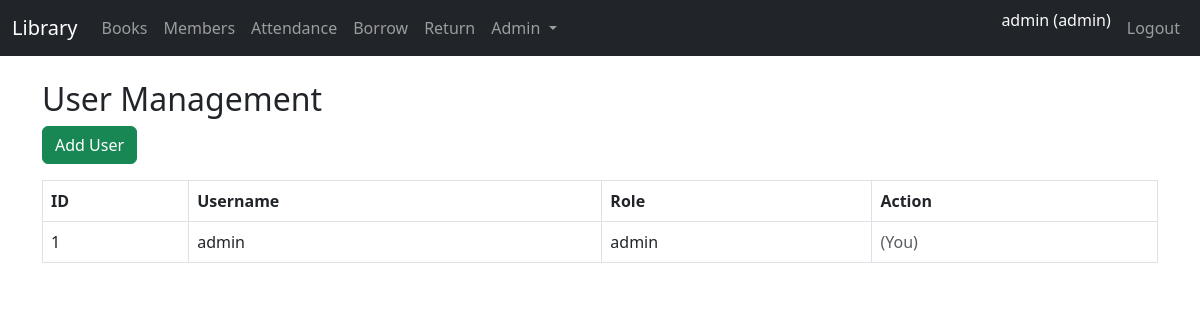
Screenshot of /users (signed in) with the database file from the repository.
### project_test5/users.py (models this page shows, shortened)
class User(db.Model):
    id = db.Column(db.Integer, primary_key=True)
    username = db.Column(db.String(80), unique=True, nullable=False)
    password_hash = db.Column(db.String(128), nullable=False)
    role = db.Column(db.String(20), nullable=False, default='user')  # 'admin', 'user', or 'student'
    student_id = db.Column(db.String(30), unique=True, nullable=True)  # Only for students
    department = db.Column(db.String(80), nullable=True)  # Only for students
    year = db.Column(db.String(10), nullable=True)  # Only for students

### project_test5/app.py (the view)
@app.route('/users')
@admin_required
def users():
    user_list = User.query.all()
    return render_template('users.html', users=user_list)

### project_test5/app.py (called while the page is built)
def admin_required(f):
    @wraps(f)
    def decorated_function(*args, **kwargs):
        if 'user_id' not in session or session.get('role') != 'admin':
            flash('Admin access required.', 'danger')
            return redirect(url_for('login'))
        return f(*args, **kwargs)
    return decorated_function

### project_test5/templates/users.html (shortened to what this page needs)
<!DOCTYPE html>
<html lang="en">
<head>
    <link rel="stylesheet" href="https://cdn.jsdelivr.net/npm/bootstrap@5.3.0/dist/css/bootstrap.min.css">
</head>
<body>
{% include 'navbar.html' %}
<div class="container mt-4">
    <h2>User Management</h2>
    <a href="{{ url_for('add_user') }}" class="btn btn-success mb-3">Add User</a>
    <table class="table table-bordered">
        <thead>
            <tr>
                <th>ID</th>
                <th>Username</th>
                <th>Role</th>
                <th>Action</th>
            </tr>
        </thead>
        <tbody>
        {% for user in users %}
            <tr>
                <td>{{ user.id }}</td>
                <td>{{ user.username }}</td>
                <td>{{ user.role }}</td>
                <td>
                    {% if user.username != session['username'] %}
                    <form method="post" action="{{ url_for('delete_user', user_id=user.id) }}" style="display:inline;">
                        <button type="submit" class="btn btn-danger btn-sm" onclick="return confirm('Are you sure?')">Delete</button>
                    </form>
                    {% else %}
                    <span class="text-muted">(You)</span>
                    {% endif %}
                </td>
            </tr>
        {% endfor %}
        </tbody>
    </table>
</div>
</body>
</html>

### rows the page displays
User: id "1", username "admin", role "admin", shows "(You)"

### other values shown
{{ session['username'] }} "admin"
{{ session['role'] }} "admin"
